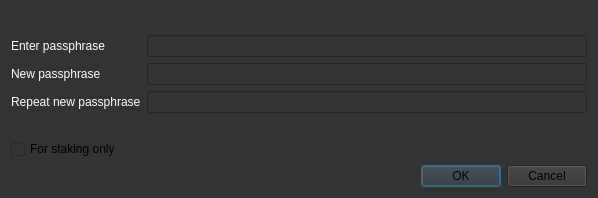
<?xml version="1.0" encoding="UTF-8"?>
<ui version="4.0">
 <class>AskPassphraseDialog</class>
 <widget class="QDialog" name="AskPassphraseDialog">
  <property name="geometry">
   <rect>
    <x>0</x>
    <y>0</y>
    <width>598</width>
    <height>198</height>
   </rect>
  </property>
  <property name="sizePolicy">
   <sizepolicy hsizetype="Preferred" vsizetype="Minimum">
    <horstretch>0</horstretch>
    <verstretch>0</verstretch>
   </sizepolicy>
  </property>
  <property name="minimumSize">
   <size>
    <width>550</width>
    <height>0</height>
   </size>
  </property>
  <property name="windowTitle">
   <string>Passphrase Dialog</string>
  </property>
  <property name="styleSheet">
   <string notr="true">
background-color:rgb(51, 51, 51);</string>
  </property>
  <layout class="QVBoxLayout" name="verticalLayout">
   <item>
    <widget class="QLabel" name="warningLabel">
     <property name="textFormat">
      <enum>Qt::RichText</enum>
     </property>
     <property name="wordWrap">
      <bool>true</bool>
     </property>
    </widget>
   </item>
   <item>
    <layout class="QFormLayout" name="formLayout">
     <property name="fieldGrowthPolicy">
      <enum>QFormLayout::AllNonFixedFieldsGrow</enum>
     </property>
     <item row="0" column="0">
      <widget class="QLabel" name="passLabel1">
       <property name="styleSheet">
        <string notr="true">color: rgb(255, 255, 255);</string>
       </property>
       <property name="text">
        <string>Enter passphrase</string>
       </property>
      </widget>
     </item>
     <item row="0" column="1">
      <widget class="QLineEdit" name="passEdit1">
       <property name="echoMode">
        <enum>QLineEdit::Password</enum>
       </property>
      </widget>
     </item>
     <item row="1" column="0">
      <widget class="QLabel" name="passLabel2">
       <property name="styleSheet">
        <string notr="true">color: rgb(255, 255, 255);</string>
       </property>
       <property name="text">
        <string>New passphrase</string>
       </property>
      </widget>
     </item>
     <item row="1" column="1">
      <widget class="QLineEdit" name="passEdit2">
       <property name="echoMode">
        <enum>QLineEdit::Password</enum>
       </property>
      </widget>
     </item>
     <item row="2" column="0">
      <widget class="QLabel" name="passLabel3">
       <property name="styleSheet">
        <string notr="true">color: rgb(255, 255, 255);</string>
       </property>
       <property name="text">
        <string>Repeat new passphrase</string>
       </property>
      </widget>
     </item>
     <item row="2" column="1">
      <widget class="QLineEdit" name="passEdit3">
       <property name="echoMode">
        <enum>QLineEdit::Password</enum>
       </property>
      </widget>
     </item>
     <item row="3" column="1">
      <widget class="QLabel" name="capsLabel">
       <property name="font">
        <font>
         <weight>75</weight>
         <bold>true</bold>
        </font>
       </property>
       <property name="text">
        <string/>
       </property>
       <property name="alignment">
        <set>Qt::AlignCenter</set>
       </property>
      </widget>
     </item>
     <item row="4" column="0">
      <widget class="QCheckBox" name="stakingCheckBox">
       <property name="enabled">
        <bool>true</bool>
       </property>
       <property name="visible">
        <bool>false</bool>
       </property>
       <property name="toolTip">
        <string>Serves to disable the trivial sendmoney when OS account compromised. Provides no real security.</string>
       </property>
       <property name="text">
        <string>For staking only</string>
       </property>
      </widget>
     </item>
    </layout>
   </item>
   <item>
    <widget class="QDialogButtonBox" name="buttonBox">
     <property name="styleSheet">
      <string notr="true">
background-color:rgb(51, 51, 51);</string>
     </property>
     <property name="orientation">
      <enum>Qt::Horizontal</enum>
     </property>
     <property name="standardButtons">
      <set>QDialogButtonBox::Cancel|QDialogButtonBox::Ok</set>
     </property>
    </widget>
   </item>
  </layout>
 </widget>
 <resources/>
 <connections>
  <connection>
   <sender>buttonBox</sender>
   <signal>accepted()</signal>
   <receiver>AskPassphraseDialog</receiver>
   <slot>accept()</slot>
   <hints>
    <hint type="sourcelabel">
     <x>248</x>
     <y>254</y>
    </hint>
    <hint type="destinationlabel">
     <x>157</x>
     <y>274</y>
    </hint>
   </hints>
  </connection>
  <connection>
   <sender>buttonBox</sender>
   <signal>rejected()</signal>
   <receiver>AskPassphraseDialog</receiver>
   <slot>reject()</slot>
   <hints>
    <hint type="sourcelabel">
     <x>316</x>
     <y>260</y>
    </hint>
    <hint type="destinationlabel">
     <x>286</x>
     <y>274</y>
    </hint>
   </hints>
  </connection>
 </connections>
</ui>
